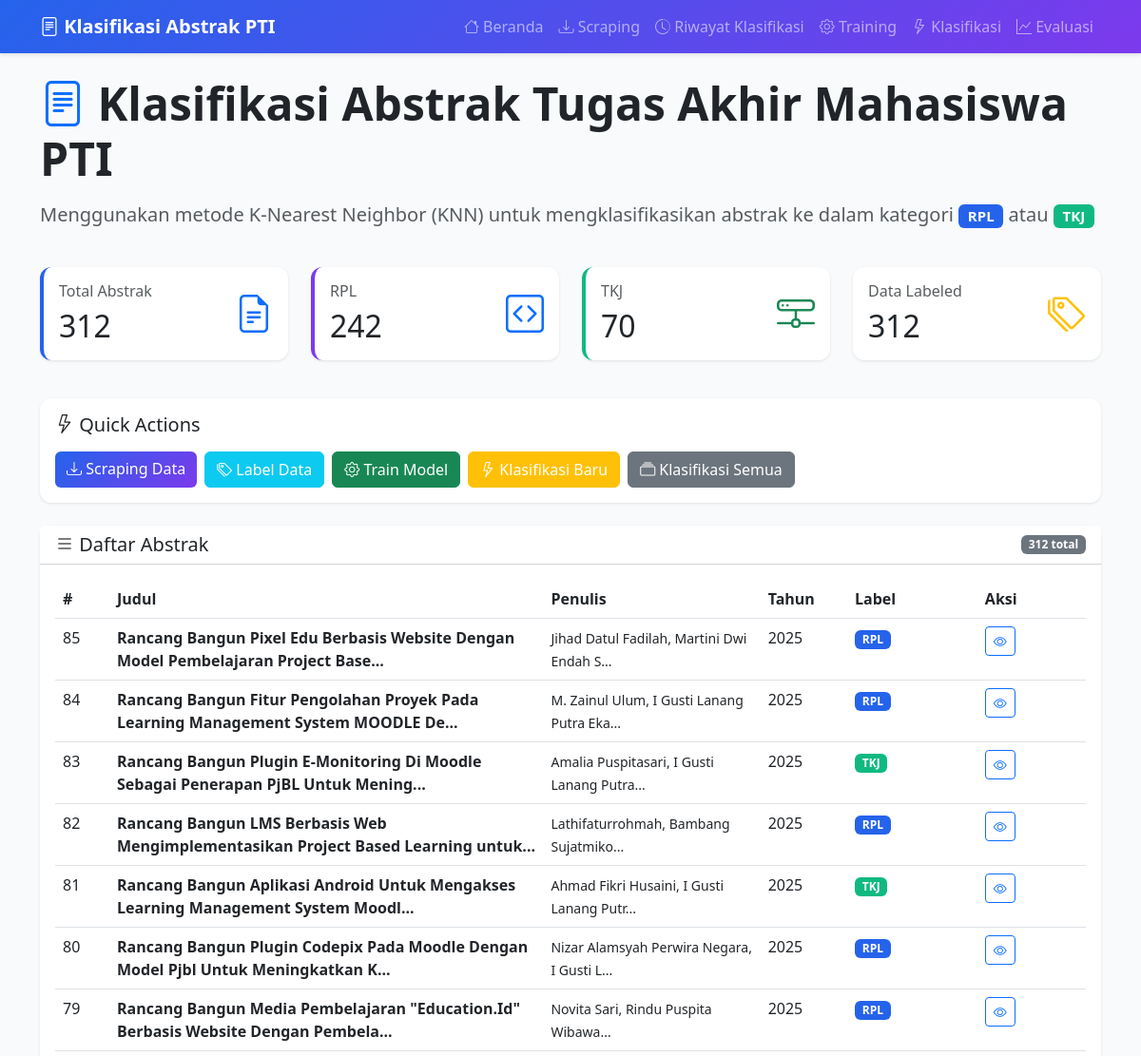
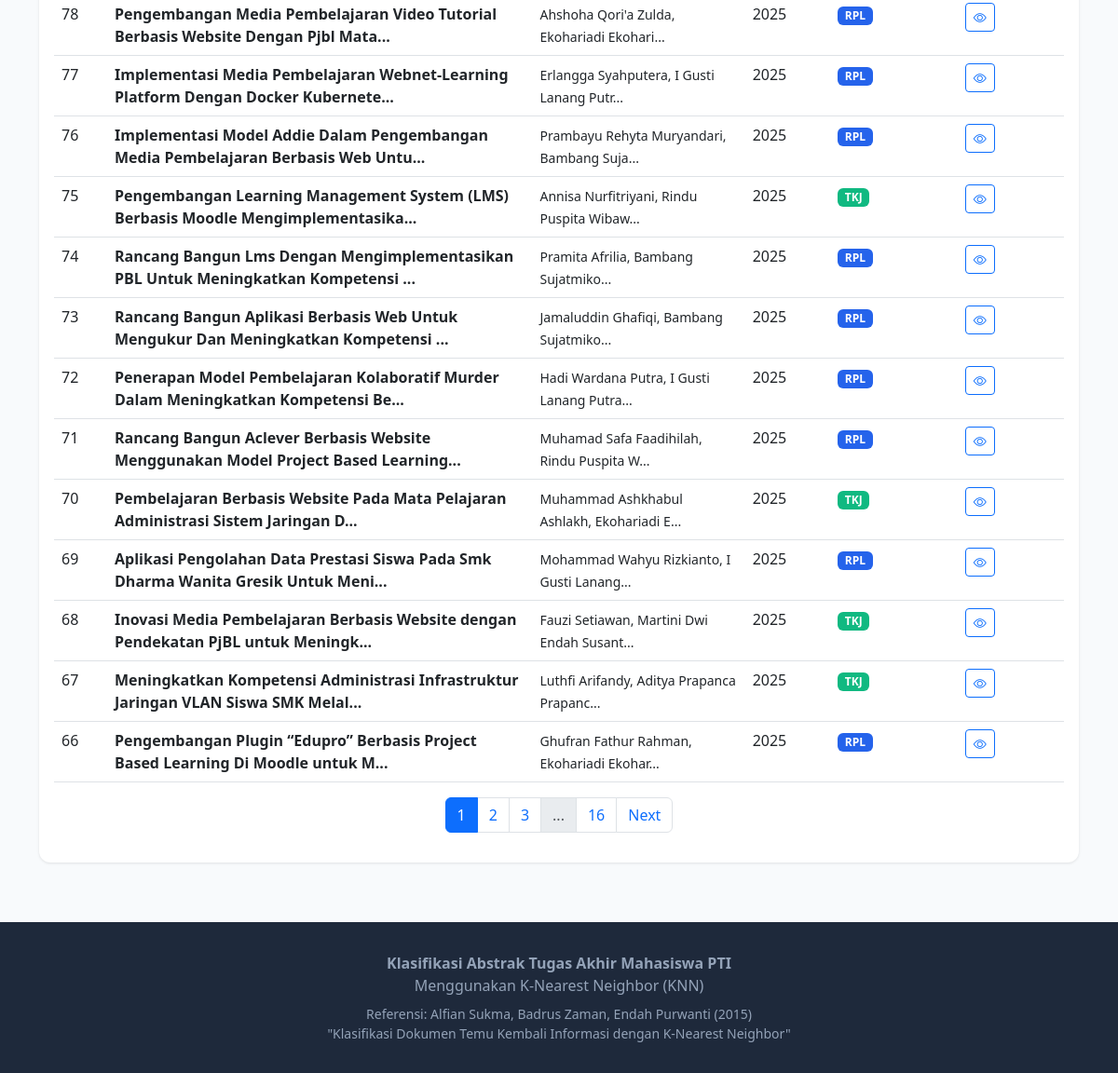
The page / on the database its author committed (2 pictures, top to bottom).
### models.py (models this page shows, shortened)
class Abstract(db.Model):
    __tablename__ = 'abstracts'
    id = db.Column(db.Integer, primary_key=True)
    title = db.Column(db.String(500), nullable=False)
    author = db.Column(db.String(200), nullable=False)
    year = db.Column(db.Integer, nullable=False)
    abstract_text = db.Column(db.Text, nullable=False)
    url = db.Column(db.String(500))
    label = db.Column(db.String(10))  # 'RPL' atau 'TKJ'
    predicted_label = db.Column(db.String(10))  # Hasil prediksi
    confidence = db.Column(db.Float)  # Confidence score
    created_at = db.Column(db.DateTime, default=datetime.utcnow)
    updated_at = db.Column(db.DateTime, default=datetime.utcnow, onupdate=datetime.utcnow)
    is_training_data = db.Column(db.Boolean, default=False)

### app.py (the view)
@app.route('/')
def index():
    page = request.args.get('page', 1, type=int)
    per_page = 20
    abstracts_query = Abstract.query.order_by(Abstract.year.desc(), Abstract.id.desc())
    pagination = abstracts_query.paginate(page=page, per_page=per_page, error_out=False)
    abstracts = pagination.items
    total_abstracts = Abstract.query.count()
    total_rpl = Abstract.query.filter_by(label='RPL').count()
    total_tkj = Abstract.query.filter_by(label='TKJ').count()
    total_labeled = Abstract.query.filter(Abstract.label.isnot(None)).count()
    stats = {
        'total': total_abstracts,
        'rpl': total_rpl,
        'tkj': total_tkj,
        'labeled': total_labeled,
        'unlabeled': total_abstracts - total_labeled
    }
    return render_template('index.html',
                         abstracts=abstracts,
                         pagination=pagination,
                         stats=stats)

### app.py (called while the page is built)
def init_classifier():
    global classifier
    if classifier is None:
        classifier = KNNClassifier(k=app.config['KNN_K_VALUE'])
        if os.path.exists('models/knn_classifier.joblib'):
            try:
                classifier.load('models')
                print(f"✅ Model loaded successfully! is_trained={classifier.is_trained}")
            except Exception as e:
                print(f"❌ Error loading model: {e}")
                classifier = None
        else:
            print("⚠️ Model file not found: models/knn_classifier.joblib")
            print("   Please train the model first!")
    else:
        print(f"ℹ️ Classifier already initialized. is_trained={classifier.is_trained}")

@app.before_request
def before_first_request():
    db.create_all()
    init_classifier()

### templates/index.html (shortened to what this page needs)
{% extends "base.html" %}  {% block content %}
<div class="row mb-4">
  <div class="col-12">
    <h1 class="display-5 fw-bold mb-3">
      <i class="bi bi-file-text text-primary"></i>
      Klasifikasi Abstrak Tugas Akhir Mahasiswa PTI
    </h1>
    <p class="lead text-muted">
      Menggunakan metode K-Nearest Neighbor (KNN) untuk mengklasifikasikan
      abstrak ke dalam kategori
      <span class="badge badge-rpl">RPL</span> atau
      <span class="badge badge-tkj">TKJ</span>
    </p>
  </div>
</div>
<div class="row mb-4">
  <div class="col-md-3 mb-3">
    <div class="card stat-card total">
      <div class="card-body">
        <div class="d-flex justify-content-between align-items-center">
          <div>
            <h6 class="text-muted mb-2">Total Abstrak</h6>
            <h2 class="mb-0">{{ stats.total }}</h2>
          </div>
          <div class="text-primary">
            <i class="bi bi-file-earmark-text" style="font-size: 2.5rem"></i>
          </div>
        </div>
      </div>
    </div>
  </div>
  <div class="col-md-3 mb-3">
    <div class="card stat-card rpl">
      <div class="card-body">
        <div class="d-flex justify-content-between align-items-center">
          <div>
            <h6 class="text-muted mb-2">RPL</h6>
            <h2 class="mb-0">{{ stats.rpl }}</h2>
          </div>
          <div class="text-primary">
            <i class="bi bi-code-square" style="font-size: 2.5rem"></i>
          </div>
        </div>
      </div>
    </div>
  </div>
  <div class="col-md-3 mb-3">
    <div class="card stat-card tkj">
      <div class="card-body">
        <div class="d-flex justify-content-between align-items-center">
          <div>
            <h6 class="text-muted mb-2">TKJ</h6>
            <h2 class="mb-0">{{ stats.tkj }}</h2>
          </div>
          <div class="text-success">
            <i class="bi bi-hdd-network" style="font-size: 2.5rem"></i>
          </div>
        </div>
      </div>
    </div>
  </div>
  <div class="col-md-3 mb-3">
    <div class="card">
      <div class="card-body">
        <div class="d-flex justify-content-between align-items-center">
          <div>
            <h6 class="text-muted mb-2">Data Labeled</h6>
            <h2 class="mb-0">{{ stats.labeled }}</h2>
          </div>
          <div class="text-warning">
            <i class="bi bi-tags" style="font-size: 2.5rem"></i>
          </div>
        </div>
      </div>
    </div>
  </div>
</div>
<div class="row mb-4">
  <div class="col-12">
    <div class="card">
      <div class="card-body">
        <h5 class="card-title mb-3">
          <i class="bi bi-lightning"></i> Quick Actions
        </h5>
        <div class="d-flex flex-wrap gap-2">
          <a href="{{ url_for('scrape') }}" class="btn btn-primary">
            <i class="bi bi-download"></i> Scraping Data
          </a>
          <a href="{{ url_for('label_data') }}" class="btn btn-info text-white">
            <i class="bi bi-tags"></i> Label Data
          </a>
          <a href="{{ url_for('train_model') }}" class="btn btn-success">
            <i class="bi bi-gear"></i> Train Model
          </a>
          <a
            href="{{ url_for('classify') }}"
            class="btn btn-warning text-white"
          >
            <i class="bi bi-lightning"></i> Klasifikasi Baru
          </a>
          <button class="btn btn-secondary" onclick="classifyAll()">
            <i class="bi bi-collection"></i> Klasifikasi Semua
          </button>
        </div>
      </div>
    </div>
  </div>
</div>
<div class="row">
  <div class="col-12">
    <div class="card">
      <div class="card-header bg-white">
        <div class="d-flex justify-content-between align-items-center">
          <h5 class="mb-0"><i class="bi bi-list"></i> Daftar Abstrak</h5>
          <span class="badge bg-secondary">{{ pagination.total }} total</span>
        </div>
      </div>
      <div class="card-body">
        {% if abstracts %}
        <div class="table-responsive">
          <table class="table table-hover">
            <thead>
              <tr>
                <th width="5%">#</th>
                <th width="40%">Judul</th>
                <th width="20%">Penulis</th>
                <th width="8%">Tahun</th>
                <th width="12%">Label</th>
                <th width="10%">Aksi</th>
              </tr>
            </thead>
            <tbody>
              {% for abstract in abstracts %}
              <tr>
                <td>{{ abstract.id }}</td>
                <td>
                  <strong>{{ abstract.title[:80] }}...</strong>
                </td>
                <td><small>{{ abstract.author[:40] }}...</small></td>
                <td>{{ abstract.year }}</td>
                <td>
                  {% if abstract.label %}
                  <span class="badge badge-{{ abstract.label.lower() }}"
                    >{{ abstract.label }}</span
                  >
                  {% else %}
                  <span class="badge bg-secondary">Belum Dilabel</span>
                  {% endif %}
                </td>
                <td>
                  <a
                    href="{{ url_for('view_abstract', abstract_id=abstract.id) }}"
                    class="btn btn-sm btn-outline-primary"
                  >
                    <i class="bi bi-eye"></i>
                  </a>
                </td>
              </tr>
              {% endfor %}
            </tbody>
          </table>
        </div>
        {% if pagination.pages > 1 %}
        <nav aria-label="Page navigation">
          <ul class="pagination justify-content-center">
             {% for page_num in pagination.iter_pages(left_edge=1,
            right_edge=1, left_current=2, right_current=2) %} {% if page_num %}
            <li
              class="page-item {{ 'active' if page_num == pagination.page else '' }}"
            >
              <a class="page-link" href="{{ url_for('index', page=page_num) }}"
                >{{ page_num }}</a
              >
            </li>
            {% else %}
            <li class="page-item disabled">
              <span class="page-link">...</span>
            </li>
            {% endif %} {% endfor %} {% if pagination.has_next %}
            <li class="page-item">
              <a
                class="page-link"
                href="{{ url_for('index', page=pagination.next_num) }}"
                >Next</a
              >
            </li>
            {% endif %}
          </ul>
        </nav>
        {% endif %} {% else %}
        <div class="alert alert-info">
          <i class="bi bi-info-circle"></i>
          Belum ada data abstrak. Silakan lakukan
          <a href="{{ url_for('scrape') }}">scraping</a> terlebih dahulu.
        </div>
        {% endif %}
      </div>
    </div>
  </div>
</div>
{% endblock %}

### templates/base.html (shortened to what this page needs)
<!DOCTYPE html>
<html lang="id">
  <head>
    <link
      href="https://cdn.jsdelivr.net/npm/bootstrap@5.3.0/dist/css/bootstrap.min.css"
      rel="stylesheet"
    />
    <link
      rel="stylesheet"
      href="https://cdn.jsdelivr.net/npm/bootstrap-icons@1.10.0/font/bootstrap-icons.css"
    />
  </head>
  <body>
    <nav class="navbar navbar-expand-lg navbar-dark">
      <div class="container">
        <a class="navbar-brand" href="{{ url_for('index') }}">
          <i class="bi bi-file-text"></i> Klasifikasi Abstrak PTI
        </a>
        <div class="collapse navbar-collapse" id="navbarNav">
          <ul class="navbar-nav ms-auto">
            <li class="nav-item">
              <a class="nav-link" href="{{ url_for('index') }}">
                <i class="bi bi-house"></i> Beranda
              </a>
            </li>
            <li class="nav-item">
              <a class="nav-link" href="{{ url_for('scrape') }}">
                <i class="bi bi-download"></i> Scraping
              </a>
            </li>
            <li class="nav-item">
              <a class="nav-link" href="{{ url_for('data_test') }}">
                <i class="bi bi-clock-history"></i> Riwayat Klasifikasi
              </a>
            </li>
            <li class="nav-item">
              <a class="nav-link" href="{{ url_for('train_model') }}">
                <i class="bi bi-gear"></i> Training
              </a>
            </li>
            <li class="nav-item">
              <a class="nav-link" href="{{ url_for('classify') }}">
                <i class="bi bi-lightning"></i> Klasifikasi
              </a>
            </li>
            <li class="nav-item">
              <a class="nav-link" href="{{ url_for('evaluation') }}">
                <i class="bi bi-graph-up"></i> Evaluasi
              </a>
            </li>
          </ul>
        </div>
      </div>
    </nav>
    <main class="container my-4">{% block content %}{% endblock %}</main>
    <footer>
      <div class="container text-center">
        <p class="mb-2">
          <strong>Klasifikasi Abstrak Tugas Akhir Mahasiswa PTI</strong><br />
          Menggunakan K-Nearest Neighbor (KNN)
        </p>
        <p class="small mb-0">
          Referensi: Alfian Sukma, Badrus Zaman, Endah Purwanti (2015)<br />
          "Klasifikasi Dokumen Temu Kembali Informasi dengan K-Nearest Neighbor"
        </p>
      </div>
    </footer>
  </body>
</html>

### templates/base.html (style rules this page uses)
:root { --primary-color: #2563eb; --secondary-color: #7c3aed; --success-color: #10b981; --danger-color: #ef4444; --warning-color: #f59e0b; }
body { font-family: "Segoe UI", Tahoma, Geneva, Verdana, sans-serif; background-color: #f8fafc; }
.navbar { background: linear-gradient( 135deg, var(--primary-color), var(--secondary-color) ); box-shadow: 0 2px 4px rgba(0, 0, 0, 0.1); }
.navbar-brand { font-weight: 700; font-size: 1.25rem; }
.card { border: none; border-radius: 12px; box-shadow: 0 1px 3px rgba(0, 0, 0, 0.1); transition: transform 0.2s, box-shadow 0.2s; }
.badge-rpl { background-color: var(--primary-color); }
.badge-tkj { background-color: var(--success-color); }
.stat-card { border-left: 4px solid; }
.stat-card.total { border-left-color: var(--primary-color); }
.stat-card.rpl { border-left-color: var(--secondary-color); }
.stat-card.tkj { border-left-color: var(--success-color); }
.btn-primary { background: linear-gradient( 135deg, var(--primary-color), var(--secondary-color) ); border: none; }
footer { background-color: #1e293b; color: #94a3b8; padding: 2rem 0; margin-top: 4rem; }

### rows shown on the page
Abstract: id "85", title "Rancang Bangun Pixel Edu Berbasis Website Dengan Model Pembelajaran Project Base", author "Jihad Datul Fadilah, Martini Dwi Endah S", year "2025", label "RPL"
Abstract: id "84", title "Rancang Bangun Fitur Pengolahan Proyek Pada Learning Management System MOODLE De", author "M. Zainul Ulum, I Gusti Lanang Putra Eka", year "2025", label "RPL"
Abstract: id "83", title "Rancang Bangun Plugin E-Monitoring Di Moodle Sebagai Penerapan PjBL Untuk Mening", author "Amalia Puspitasari, I Gusti Lanang Putra", year "2025", label "TKJ"
Abstract: id "82", title "Rancang Bangun LMS Berbasis Web Mengimplementasikan Project Based Learning untuk", author "Lathifaturrohmah, Bambang Sujatmiko", year "2025", label "RPL"
Abstract: id "81", title "Rancang Bangun Aplikasi Android Untuk Mengakses Learning Management System Moodl", author "Ahmad Fikri Husaini, I Gusti Lanang Putr", year "2025", label "TKJ"
Abstract: id "80", title "Rancang Bangun Plugin Codepix Pada Moodle Dengan Model Pjbl Untuk Meningkatkan K", author "Nizar Alamsyah Perwira Negara, I Gusti L", year "2025", label "RPL"
Abstract: id "79", title "Rancang Bangun Media Pembelajaran \"Education.Id\" Berbasis Website Dengan Pembela", author "Novita Sari, Rindu Puspita Wibawa", year "2025", label "RPL"
Abstract: id "78", title "Pengembangan Media Pembelajaran Video Tutorial Berbasis Website Dengan Pjbl Mata", author "Ahshoha Qori'a Zulda, Ekohariadi Ekohari", year "2025", label "RPL"
Abstract: id "77", title "Implementasi Media Pembelajaran Webnet-Learning Platform Dengan Docker Kubernete", author "Erlangga Syahputera, I Gusti Lanang Putr", year "2025", label "RPL"
Abstract: id "76", title "Implementasi Model Addie Dalam Pengembangan Media Pembelajaran Berbasis Web Untu", author "Prambayu Rehyta Muryandari, Bambang Suja", year "2025", label "RPL"
Abstract: id "75", title "Pengembangan Learning Management System (LMS) Berbasis Moodle Mengimplementasika", author "Annisa Nurfitriyani, Rindu Puspita Wibaw", year "2025", label "TKJ"
Abstract: id "74", title "Rancang Bangun Lms Dengan Mengimplementasikan PBL Untuk Meningkatkan Kompetensi", author "Pramita Afrilia, Bambang Sujatmiko", year "2025", label "RPL"
Abstract: id "73", title "Rancang Bangun Aplikasi Berbasis Web Untuk Mengukur Dan Meningkatkan Kompetensi", author "Jamaluddin Ghafiqi, Bambang Sujatmiko", year "2025", label "RPL"
Abstract: id "72", title "Penerapan Model Pembelajaran Kolaboratif Murder Dalam Meningkatkan Kompetensi Be", author "Hadi Wardana Putra, I Gusti Lanang Putra", year "2025", label "RPL"
Abstract: id "71", title "Rancang Bangun Aclever Berbasis Website Menggunakan Model Project Based Learning", author "Muhamad Safa Faadihilah, Rindu Puspita W", year "2025", label "RPL"
Abstract: id "70", title "Pembelajaran Berbasis Website Pada Mata Pelajaran Administrasi Sistem Jaringan D", author "Muhammad Ashkhabul Ashlakh, Ekohariadi E", year "2025", label "TKJ"
Abstract: id "69", title "Aplikasi Pengolahan Data Prestasi Siswa Pada Smk Dharma Wanita Gresik Untuk Meni", author "Mohammad Wahyu Rizkianto, I Gusti Lanang", year "2025", label "RPL"
Abstract: id "68", title "Inovasi Media Pembelajaran Berbasis Website dengan Pendekatan PjBL untuk Meningk", author "Fauzi Setiawan, Martini Dwi Endah Susant", year "2025", label "TKJ"
Abstract: id "67", title "Meningkatkan Kompetensi Administrasi Infrastruktur Jaringan VLAN Siswa SMK Melal", author "Luthfi Arifandy, Aditya Prapanca Prapanc", year "2025", label "TKJ"
Abstract: id "66", title "Pengembangan Plugin “Edupro” Berbasis Project Based Learning Di Moodle untuk M", author "Ghufran Fathur Rahman, Ekohariadi Ekohar", year "2025", label "RPL"

### other values the page prints
{{ stats.total }} "312"
{{ stats.rpl }} "242"
{{ stats.tkj }} "70"
{{ stats.labeled }} "312"
{{ pagination.total }} "312"
{{ page_num }} "1" "2" "3" "16"
